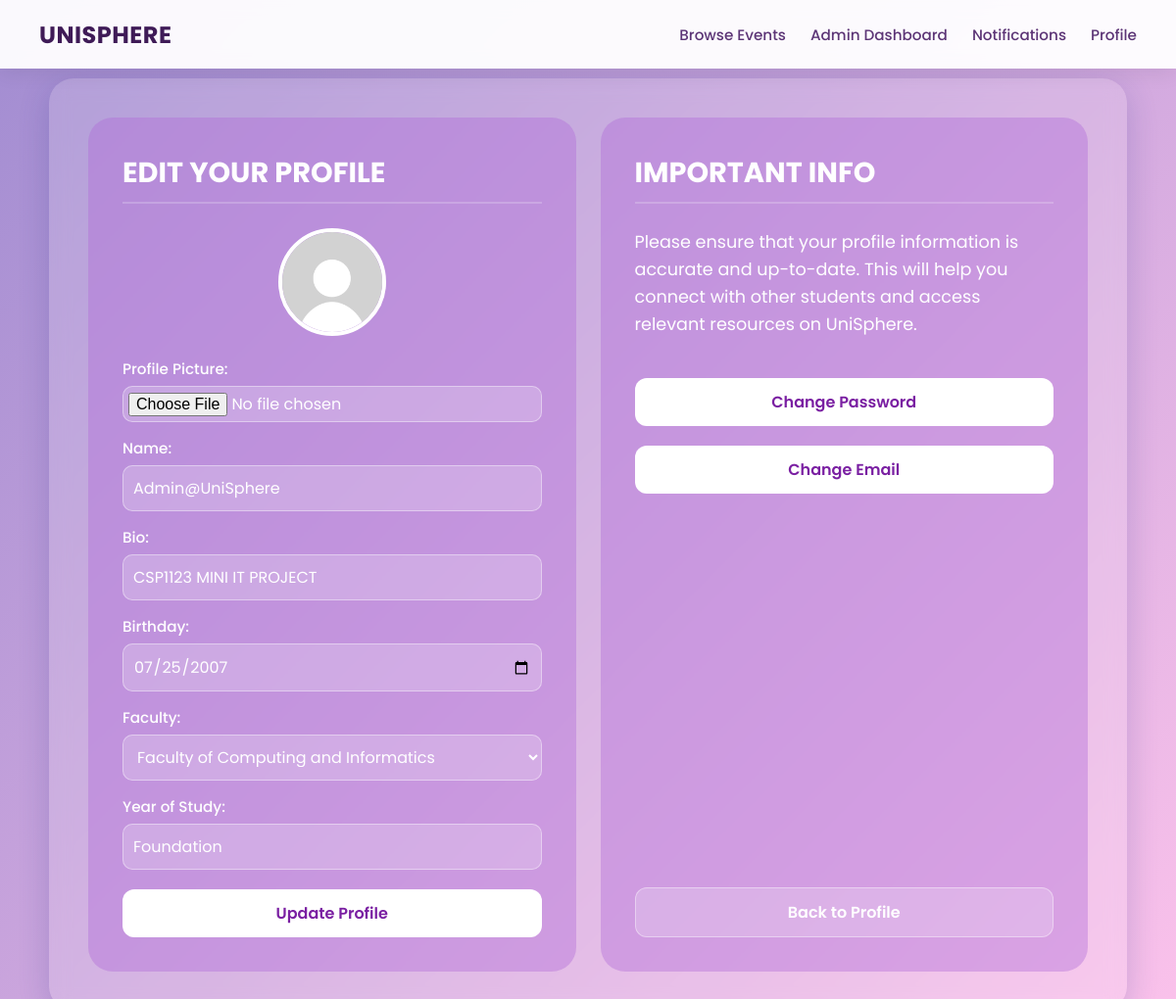
Screenshot of /edit_profile (signed in) with the database file from the repository.
### tables this page shows
CREATE TABLE users_general (
    student_id varchar(10) PRIMARY KEY,
    name TEXT NOT NULL,
    username TEXT NOT NULL UNIQUE,
    email TEXT NOT NULL UNIQUE,
    password TEXT NOT NULL,
    keyword TEXT,
    role TEXT NOT NULL CHECK(role IN ('user', 'organizer', 'admin')),
    is_verified INTEGER DEFAULT 0,
    pending_email TEXT,
    security_question TEXT
);

CREATE TABLE user_details (
    student_id VARCHAR(10) PRIMARY KEY,
    bio TEXT,
    birthday DATE,
    faculty TEXT,
    year_of_study INTEGER,
    profile_picture TEXT,
    FOREIGN KEY (student_id) REFERENCES users_general(student_id)
);

### app.py (the view, shortened to what this page needs)
@app.route('/edit_profile', methods=['GET', 'POST'])
def edit_profile():
    username = session.get('user')
    if not username:
        return redirect(url_for('login'))
    conn = get_db_connection()
    cursor = conn.cursor()
    cursor.execute("SELECT * FROM users_general WHERE username = ?", (username,))
    user = cursor.fetchone()
    if not user:
        conn.close()
        return "User not found"
    student_id = user["student_id"]
    cursor.execute("SELECT * FROM user_details WHERE student_id = ?", (student_id,))
    details = cursor.fetchone()
    conn.close()
    return render_template('EditProfile.html', user=user, details=details, security_question=user['security_question'])

### app.py (called while the page is built)
def get_db_connection():
    conn = sqlite3.connect('database.db')
    conn.row_factory = sqlite3.Row
    conn.execute("PRAGMA foreign_keys = 1")
    return conn

@app.context_processor
def inject_notifications():
    if 'student_id' not in session:
        return dict(unread_notifications=0)
    conn = get_db_connection()
    cursor = conn.cursor()
    cursor.execute("SELECT COUNT(*) AS total FROM notifications WHERE student_id = ? AND is_read = 0",
    (session['student_id'],))
    result = cursor.fetchone()
    conn.close()
    return dict(unread_notifications=result['total'])

### templates/EditProfile.html (shortened to what this page needs)
<!DOCTYPE html>
<html lang="en">
    <head>
    </head>
    <body>
        <nav class="navbar">
            <a class="navbar-brand" href="/user_dashboard">UniSphere</a>
            <div class="navbar-links">
                {% if session.get('role') == 'user' %}
                        <a href="/eventbrowsing">Browse Events</a>
                        <a href="/be_organizer">Become Organizer</a>
                        <a href="/notifications" class="notification-link">
                            Notifications
                            {% if unread_notifications > 0 %}
                                <span class="notification-dot"></span>
                            {% endif %}
                        </a>
                        <a href="/user_dashboard">Profile</a>
                    {% elif session.get('role') == 'admin' %}
                        <a href="/eventbrowsing">Browse Events</a>
                        <a href="/admin_dashboard">Admin Dashboard</a>
                        <a href="/notifications" class="notification-link">
                            Notifications
                        </a>
                        <a href="/user_dashboard">Profile</a>
                    {% endif %}
            </div>
        </nav>
        <div class="dashboard-view">
            <div class="grid">
                <div class="card">
                    <h2>Edit Your Profile</h2>
                    <div style="text-align: center; margin-bottom: 15px;">
                        <img src="{{ url_for('static', filename='uploads/' + (details['profile_picture'] if details and details['profile_picture'] else 'default.png')) }}"
                            style="width: 110px; height: 110px; border-radius: 50%; object-fit: cover; border: 4px solid white;">
                    </div>
                    <form action="/edit_profile" method="post" enctype="multipart/form-data">
                        <label for="profile_picture">Profile Picture:</label>
                        <input type="file" id="profile_picture" name="profile_picture" accept="image/*">
                        <label for="name">Name:</label>
                        <input type="text" id="name" name="name" value="{{ user['name'] }}">
                        <label for="bio">Bio:</label>
                        <input type="text" id="bio" name="bio" value="{{ details['bio'] if details else '' }}">
                        <label for="birthday">Birthday:</label>
                        <input type="date" id="birthday" name="birthday" value="{{ details['birthday'] if details else '1990-01-01' }}">
                        <label for="faculty">Faculty:</label>
                        <select id="faculty" name="faculty">
                            <option value="Faculty of Computing and Informatics"
                                {% if not details or details['faculty'] == 'Faculty of Computing and Informatics' %}selected{% endif %} style="color: black;">
                                Faculty of Computing and Informatics
                            </option>
                        </select>
                        <label for="year_of_study">Year of Study:</label>
                        <input type="text" id="year_of_study" name="year_of_study" value="{{ details['year_of_study'] if details else '2' }}">
                        <input type="submit" value="Update Profile">
                    </form>
                </div>
                <div class="card" style="display: flex; flex-direction: column; justify-content: space-between;">
                    <div>
                        <h2>Important Info</h2>
                        <p>Please ensure that your profile information is accurate and up-to-date. This will help you connect with other students and access relevant resources on UniSphere.</p>
                        <button onclick="openPopup('passwordPopup')" class="btn">Change Password</button>
                        <button onclick="openPopup('emailPopup')" class="btn">Change Email</button>
                    </div>
                    <div>
                        <a href="{{ url_for('user_profile') }}" class="btn btn-secondary">Back to Profile</a>
                    </div>
                </div>
            </div>
        </div>
    </body>
</html>

### templates/EditProfile.html (style rules this page uses)
* { margin: 0; padding: 0; box-sizing: border-box; font-family: 'Poppins', sans-serif; }
body { background: linear-gradient(135deg, #a18cd1 0%, #fbc2eb 100%); display: flex; justify-content: center; align-items: center; min-height: 100vh; padding: 20px; padding-top: 80px; }
.navbar { position: fixed; top: 0; left: 0; width: 100%; height: 70px; background: rgba(255, 255, 255, 0.95); backdrop-filter: blur(8px); box-shadow: 0 4px 20px rgba(0, 0, 0, 0.08); display: flex; align-items: center; justify-content: space-between; padding: 0 40px; z-index: 1000; }
.notification-link { position:relative; }
.navbar-brand { font-size: 1.5rem; font-weight: 700; color: #3f1b57; text-decoration: none; text-transform: uppercase; letter-spacing: 0.5px; }
.navbar-links { display: flex; gap: 25px; align-items: center; }
.navbar-links a { color: #5c3576; text-decoration: none; font-size: 0.95rem; font-weight: 500; transition: color 0.2s; position: relative; padding: 4px 0; }
.navbar-links a::after { content: ''; position: absolute; width: 0; height: 2px; bottom: 0; left: 0; background-color: #7b2cbf; transition: width 0.2s ease; }
.dashboard-view { width: 95%; max-width: 1100px; padding: 40px; border-radius: 25px; background: rgba(255, 255, 255, 0.15); backdrop-filter: blur(10px); color: white; box-shadow: 0 8px 32px 0 rgba(31, 38, 135, 0.2); }
.grid { display: grid; grid-template-columns: 1fr 1fr; gap: 25px; }
.card { background: rgba(176, 106, 214, 0.4); border-radius: 25px; padding: 35px; min-height: 600px; }
.card h2 { font-size: 1.8rem; font-weight: 700; margin-bottom: 25px; text-transform: uppercase; border-bottom: 2px solid rgba(255, 255, 255, 0.2); padding-bottom: 8px; }
.card p { font-size: 1.1rem; line-height: 1.6; margin-bottom: 20px; }
label { display: block; margin-top: 15px; font-weight: 500; font-size: 0.95rem; }
input[type="text"], input[type="email"], input[type="password"], input[type="date"], input[type="file"], select { width: 100%; padding: 10px; margin-top: 6px; border: 1px solid rgba(255, 255, 255, 0.4); border-radius: 10px; background: rgba(255, 255, 255, 0.2); color: white; font-size: 1rem; outline: none; }
input::placeholder { color: rgba(255, 255, 255, 0.7); }
input[type="file"] { padding: 5px; }
input[type="submit"], .btn { margin-top: 20px; padding: 12px; width: 100%; background-color: white; color: #7a1fa2; border: none; border-radius: 12px; cursor: pointer; font-weight: 600; font-size: 1rem; transition: transform 0.2s, background-color 0.3s; text-align: center; display: inline-block; text-decoration: none; }
.btn-secondary { background-color: rgba(255, 255, 255, 0.2); color: white; border: 1px solid rgba(255, 255, 255, 0.4); margin-top: 15px; }

### rows the page displays
users_general: name "Admin@UniSphere"
user_details: bio "CSP1123 MINI IT PROJECT", birthday "07/25/2007", faculty "Faculty of Computing and Informatics", year_of_study "Foundation"
